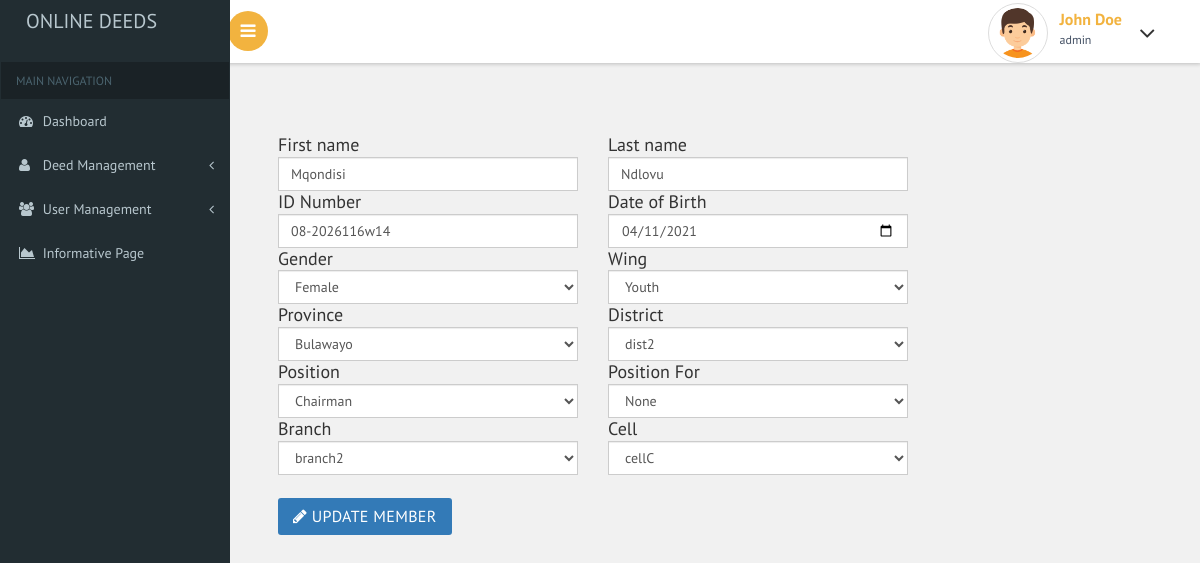
Screenshot of /edit_user.php?id=10716906 (signed in) with the database file from the repository.
### tables this page shows
CREATE TABLE `people` (
  `id` int(11) NOT NULL,
  `id_no` varchar(20) NOT NULL,
  `firstname` varchar(200) NOT NULL,
  `lastname` varchar(200) NOT NULL,
  `DOB` date NOT NULL,
  `gender` varchar(20) NOT NULL,
  `department` varchar(100) NOT NULL,
  `province_id` int(4) NOT NULL,
  `district` varchar(10) NOT NULL,
  `branch` varchar(10) NOT NULL,
  `cell` varchar(10) NOT NULL,
  `position` varchar(20) NOT NULL,
  `position_for` varchar(20) NOT NULL
);

CREATE TABLE `provinces` (
  `province_id` int(11) NOT NULL,
  `province_name` varchar(100) NOT NULL
);

### edit_user.php (the view, shortened to what this page needs)
<?php
include "includes/header.php";
$genders = array('Male', 'Female');
$positions = array('Youth', 'PB', 'CC', 'Women', 'Main');
$pozis = array("Member","Chairman","Secretary","Treasurer","PC","Security","Com Member 1","Com Member 2");
$provinces = array('Harare', 'Bulawayo', 'Mash East', 'Mash Central', 'Mash West', 'Masvingo', 'Midlands', 'Mat North', 'Mat South');
$pozifors = array("None","Province","District","Branch","Cell");
$dists = array('dist1', 'dist2', 'dist3', 'dist4', 'dist5', 'dist6');
$cells = array('cellA', 'cellB', 'cellC', 'cellD', 'cellE');
$branches = array('branch1', 'branch2', 'branch3', 'branch4', 'branch5', 'branch6');
$i=1;
$id = $_GET['id'];
$query = "SELECT * FROM people where id=$id";
$statement = $db->prepare($query);
$statement->execute();
$result = $statement->fetchAll();
$firstname = $result[0]['firstname'];
$lastname = $result[0]['lastname'];
$id_no = $result[0]['id_no'];
$DOB = $result[0]['DOB'];
$gender = $result[0]['gender'];
$position = $result[0]['department'];
$district = $result[0]['district'];
$branch = $result[0]['branch'];
$cell = $result[0]['cell'];
$province_id = $result[0]['province_id'];
$pozi = $result[0]['position'];
$pozifor = $result[0]['position_for'];
$query = "SELECT * FROM provinces where province_id=$province_id";
$statement = $db->prepare($query);
$statement->execute();
$result = $statement->fetchAll();
$province = $result[0]['province_name'];
?>
<div id="page-wrapper">
    <div class="main-page">
        <br>
        <div class="col-sm-9">
            <div class="tab-content">
                <form class="form" action="includes/edit.php?id=<?php echo $id; ?>" method="POST" id="save_user">
                    <div class="form-group">
                        <div class="col-xs-6">
                            <label for="first_name">
                                <h4>First name</h4>
                            </label>
                            <input type="text" class="form-control" placeholder="first_name" title="enter first name." name="firstname" value="<?php echo $firstname; ?>">
                        </div>
                    </div>
                    <div class="form-group">
                        <div class="col-xs-6">
                            <label for="last_name">
                                <h4>Last name</h4>
                            </label>
                            <input type="text" class="form-control" placeholder="last_name" title="enter last name." name="lastname" value="<?php echo $lastname; ?>">
                        </div>
                    </div>
                    <div class="form-group">
                        <div class="col-xs-6">
                            <label for="id_number">
                                <h4>ID Number</h4>
                            </label>
                            <input type="text" class="form-control" placeholder="id_number" title="enter ID Number." name="id_number"value="<?php echo $id_no; ?>">
                        </div>
                    </div>
                    <div class="form-group">
                        <div class="col-xs-6">
                            <label for="date_of_birth">
                                <h4>Date of Birth</h4>
                            </label>
                            <input type="date" class="form-control" placeholder="date_of_birth" title="enter DOB." name="date_of_birth" value="<?php echo $DOB; ?>">
                        </div>
                    </div>
                    <div class="form-group">
                        <div class="col-xs-6">
                            <label for="gender">
                                <h4>Gender</h4>
                            </label>
                            <select class="form-control" name="gender">
                                <?php foreach ($genders as $g) : ?>
                                    <?php if ($g == $gender) : ?>
                                        <option value="<?php echo $g; ?>" selected><?php echo $g; ?></option>
                                    <?php else : ?>
                                        <option value="<?php echo $g; ?>"><?php echo $g; ?></option>
                                    <?php endif; ?>
                                <?php endforeach; ?>
                            </select>
                        </div>
                    </div>
                    <div class="form-group">
                        <div class="col-xs-6">
                            <label for="Position">
                                <h4>Wing</h4>
                            </label>
                            <select class="form-control" name="department">
                                <?php foreach ($positions as $p) : ?>
                                    <?php if ($p == $position) : ?>
                                        <option value="<?php echo $p; ?>" selected><?php echo $p; ?></option>
                                    <?php else : ?>
                                        <option value="<?php echo $p; ?>"><?php echo $p; ?></option>
                                    <?php endif; ?>
                                <?php endforeach; ?>
                            </select>
                        </div>
                    </div>
                    <div class="form-group">
                        <div class="col-xs-6">
                            <label for="Province">
                                <h4>Province</h4>
                            </label>
                            <select class="form-control" name="province_id">
                                <?php foreach ($provinces as $p) : ?>
                                    <?php if ($p == $province) : ?>
                                        <option value="<?php echo $i; ?>" selected><?php echo $p; ?></option>
                                    <?php else : ?>
                                        <option value="<?php echo $i; ?>"><?php echo $p; ?></option>
                                    <?php endif; ?>
                                <?php $i++; endforeach; ?>
                            </select>
                        </div>
                    </div>
                    <div class="form-group">
                        <div class="col-xs-6">
                            <label for="District">
                                <h4>District</h4>
                            </label>
                            <select class="form-control" name="district">
                                <?php foreach ($dists as $p) : ?>
                                    <?php if ($p == $district) : ?>
                                        <option value="<?php echo $p; ?>" selected><?php echo $p; ?></option>
                                    <?php else : ?>
                                        <option value="<?php echo $p; ?>"><?php echo $p; ?></option>
                                    <?php endif; ?>
                                <?php endforeach; ?>
                            </select>
                        </div>
                    </div>
                    <div class="form-group">
                        <div class="col-xs-6">
                            <label for="Province">
                                <h4>Position</h4>
                            </label>
                            <select class="form-control" name="position">
                                <?php foreach ($pozis as $p) : ?>
                                    <?php if ($p == $pozi) : ?>
                                        <option value="<?php echo $i; ?>" selected><?php echo $p; ?></option>
                                    <?php else : ?>
                                        <option value="<?php echo $i; ?>"><?php echo $p; ?></option>
                                    <?php endif; ?>
                                <?php $i++; endforeach; ?>
                            </select>
                        </div>
                    </div>
                    <div class="form-group">
                        <div class="col-xs-6">
                            <label for="District">
                                <h4>Position For</h4>
                            </label>
                            <select class="form-control" name="position_for">
                                <?php foreach ($pozifors as $p) : ?>
                                    <?php if ($p == $pozifor) : ?>
                                        <option value="<?php echo $p; ?>" selected><?php echo $p; ?></option>
                                    <?php else : ?>
                                        <option value="<?php echo $p; ?>"><?php echo $p; ?></option>
                                    <?php endif; ?>
                                <?php endforeach; ?>
                            </select>
                        </div>
                    </div>
                    <div class="form-group">
                        <div class="col-xs-6">
                            <label for="Branch">
                                <h4>Branch</h4>
                            </label>
                            <select class="form-control" name="branch">
                                <?php foreach ($branches as $p) : ?>
                                    <?php if ($p == $branch) : ?>
                                        <option value="<?php echo $p; ?>" selected><?php echo $p; ?></option>
                                    <?php else : ?>
                                        <option value="<?php echo $p; ?>"><?php echo $p; ?></option>
                                    <?php endif; ?>
                                <?php endforeach; ?>
                            </select>
                        </div>
                    </div>
                    <div class="form-group">
                        <div class="col-xs-6">
                            <label for="Cell">
                                <h4>Cell</h4>
                            </label>
                            <select class="form-control" name="cell">
                                <?php foreach ($cells as $p) : ?>
                                    <?php if ($p == $cell) : ?>
                                        <option value="<?php echo $p; ?>" selected><?php echo $p; ?></option>
                                    <?php else : ?>
                                        <option value="<?php echo $p; ?>"><?php echo $p; ?></option>
                                    <?php endif; ?>
                                <?php endforeach; ?>
                            </select>
                        </div>
                    </div>
                    <div class="form-group">
                        <div class="col-xs-6">
                            <br>
                            <button type="submit" class="btn btn-lg btn-primary" name="update_user"><i class="fa fa-pencil"></i> Update Member</button>
                        </div>
                    </div>
                    <div class="form-group">
                        <div class="col-xs-6">
                            <br>
                        </div>
                    </div>
                </form>
            </div>
        </div>
    </div>
</div>
</div>
</body>
</html>

### css/custom.css (style rules this page uses)
#page-wrapper { padding:5em 2em 2.5em; background-color: #F1F1F1; }

### rows the page displays
people: firstname "Mqondisi", lastname "Ndlovu", date_of_birth "04/11/2021", gender "Female", department "Youth", district "dist2", position "Chairman", position_for "None", branch "branch2", cell "cellC"
provinces: province_id "Bulawayo"

### other values shown
$_SESSION['fname'] "John"
$_SESSION['lname'] "Doe"
$_SESSION['role'] "admin"
